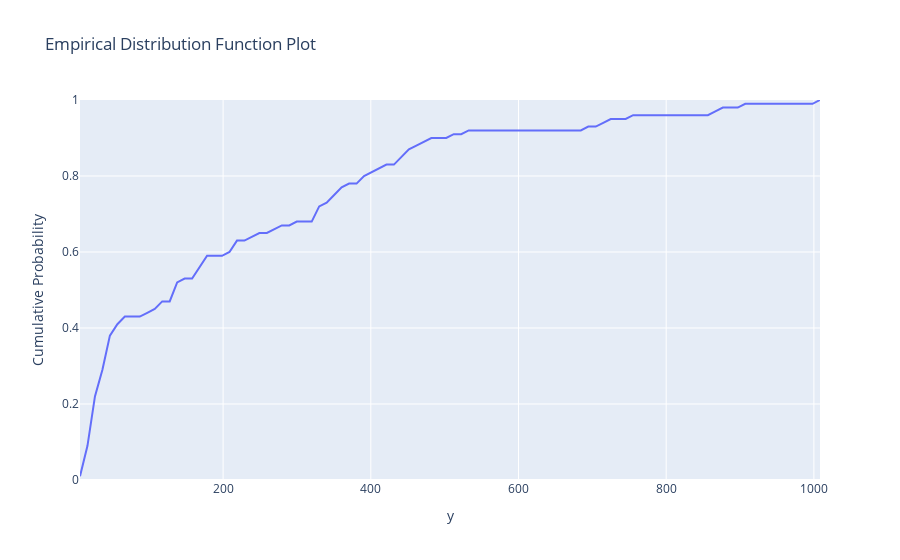
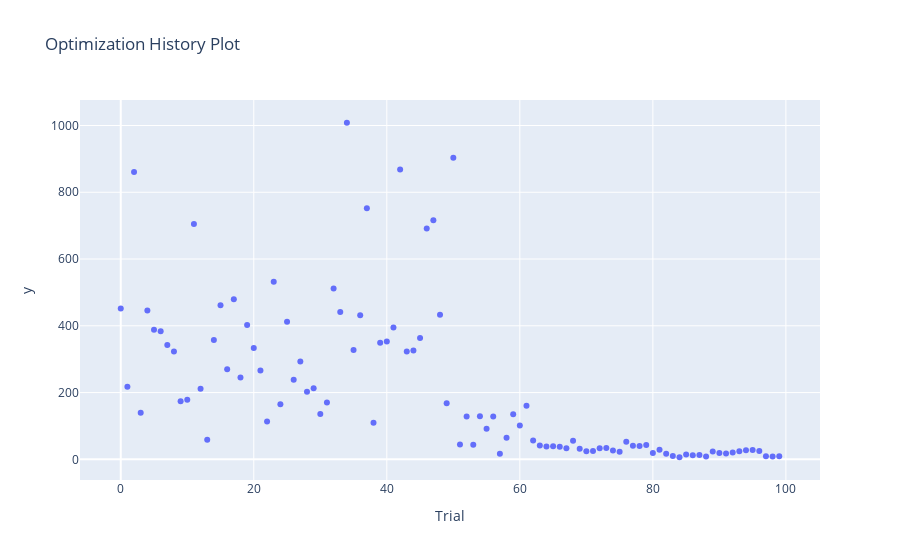
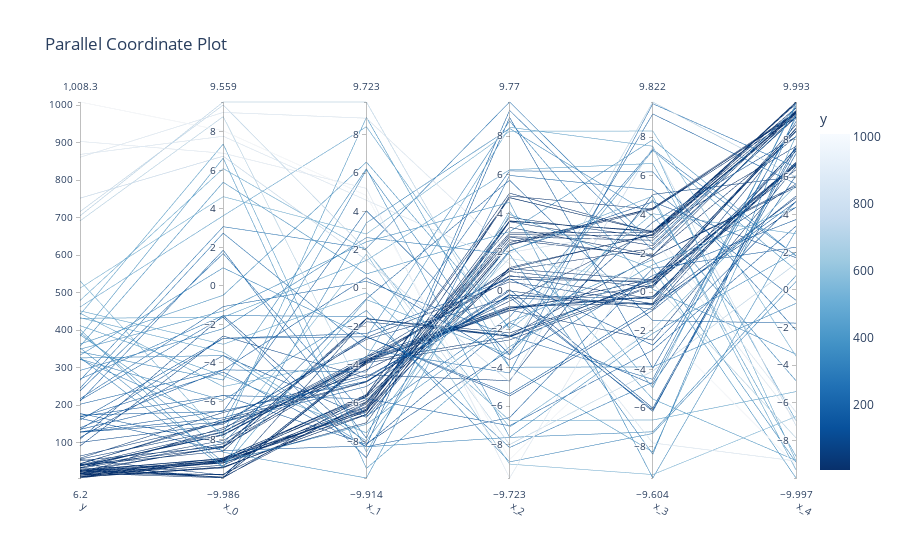
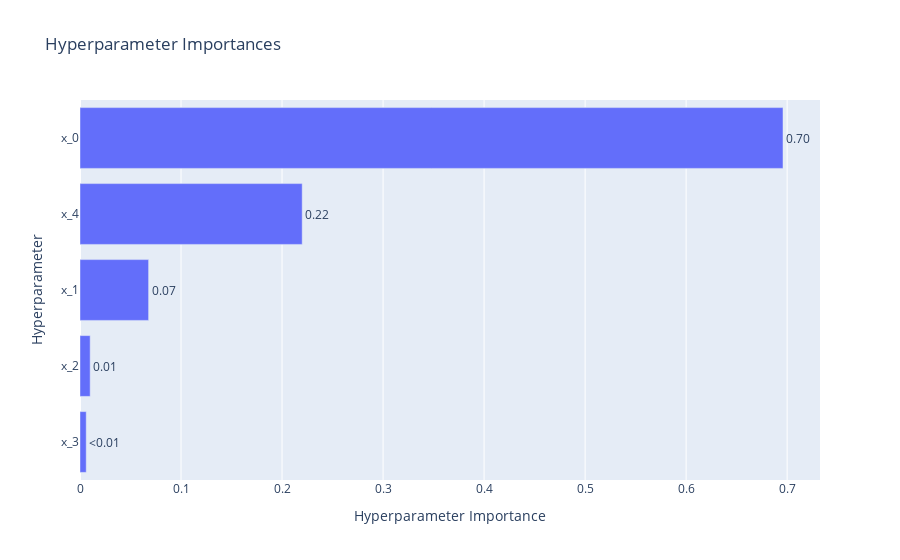

The notebook cell saved with these charts, in order:
### Markdown cell above
We will reuse the parameter specification from the Sobol sensitivity analysis. One objective of calisim is to faciliate a modular design that allows users to mix-and-match different calibration procedures.

### Code cell
def objective(
	parameters: dict, simulation_id: str, observed_data: np.ndarray | None
) -> float | list[float]:
    theta_star = np.array(list(parameters.values()))
    simulated_data = g(theta_star) + observation_noise

    metric = MeanSquaredError()
    discrepancy = metric.calculate(observed_data, simulated_data)
    return discrepancy

specification = OptimisationMethodModel(
	experiment_name="optuna_optimisation",
	parameter_spec=parameter_spec,
	observed_data=observed_df.y.values,
	method="tpes",
	directions=["minimize"],
	output_labels=["y"],
	n_iterations=100,
    n_jobs=4,
    verbose=False,
	method_kwargs=dict(n_startup_trials=50),
)

calibrator = OptimisationMethod(
	calibration_func=objective, specification=specification, engine="optuna"
)
calibrator.specify().execute().analyze()
